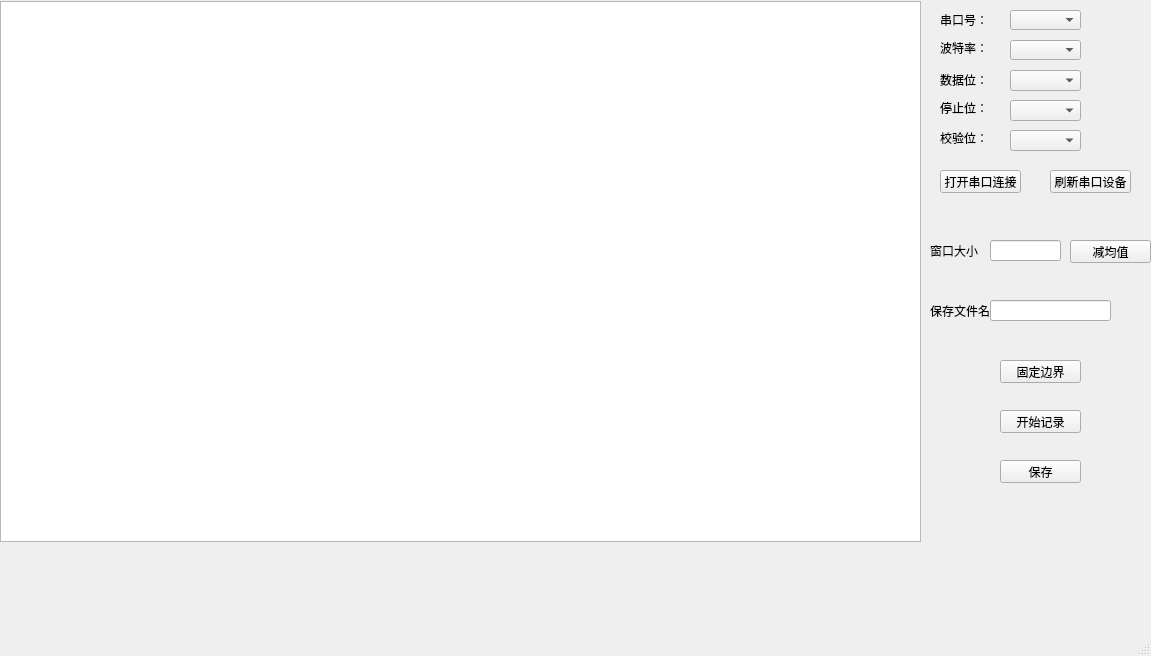
<?xml version="1.0" encoding="UTF-8"?>
<ui version="4.0">
 <class>MainWindow</class>
 <widget class="QMainWindow" name="MainWindow">
  <property name="geometry">
   <rect>
    <x>0</x>
    <y>0</y>
    <width>1151</width>
    <height>656</height>
   </rect>
  </property>
  <property name="cursor">
   <cursorShape>ArrowCursor</cursorShape>
  </property>
  <property name="windowTitle">
   <string>MainWindow</string>
  </property>
  <widget class="QWidget" name="centralwidget">
   <widget class="QLabel" name="label">
    <property name="geometry">
     <rect>
      <x>940</x>
      <y>10</y>
      <width>61</width>
      <height>20</height>
     </rect>
    </property>
    <property name="text">
     <string>串口号：</string>
    </property>
    <property name="buddy">
     <cstring>comboBox</cstring>
    </property>
   </widget>
   <widget class="QComboBox" name="comboBox">
    <property name="geometry">
     <rect>
      <x>1010</x>
      <y>10</y>
      <width>71</width>
      <height>20</height>
     </rect>
    </property>
   </widget>
   <widget class="QComboBox" name="comboBox_2">
    <property name="geometry">
     <rect>
      <x>1010</x>
      <y>40</y>
      <width>71</width>
      <height>20</height>
     </rect>
    </property>
   </widget>
   <widget class="QLabel" name="label_3">
    <property name="geometry">
     <rect>
      <x>940</x>
      <y>70</y>
      <width>51</width>
      <height>20</height>
     </rect>
    </property>
    <property name="text">
     <string>数据位：</string>
    </property>
    <property name="buddy">
     <cstring>comboBox_3</cstring>
    </property>
   </widget>
   <widget class="QComboBox" name="comboBox_3">
    <property name="geometry">
     <rect>
      <x>1010</x>
      <y>70</y>
      <width>71</width>
      <height>21</height>
     </rect>
    </property>
   </widget>
   <widget class="QLabel" name="label_4">
    <property name="geometry">
     <rect>
      <x>940</x>
      <y>100</y>
      <width>54</width>
      <height>16</height>
     </rect>
    </property>
    <property name="text">
     <string>停止位：</string>
    </property>
    <property name="buddy">
     <cstring>comboBox_4</cstring>
    </property>
   </widget>
   <widget class="QComboBox" name="comboBox_4">
    <property name="geometry">
     <rect>
      <x>1010</x>
      <y>100</y>
      <width>71</width>
      <height>21</height>
     </rect>
    </property>
   </widget>
   <widget class="QLabel" name="label_5">
    <property name="geometry">
     <rect>
      <x>940</x>
      <y>130</y>
      <width>54</width>
      <height>16</height>
     </rect>
    </property>
    <property name="text">
     <string>校验位：</string>
    </property>
    <property name="buddy">
     <cstring>comboBox_5</cstring>
    </property>
   </widget>
   <widget class="QComboBox" name="comboBox_5">
    <property name="geometry">
     <rect>
      <x>1010</x>
      <y>130</y>
      <width>71</width>
      <height>21</height>
     </rect>
    </property>
   </widget>
   <widget class="QLabel" name="label_2">
    <property name="geometry">
     <rect>
      <x>940</x>
      <y>40</y>
      <width>54</width>
      <height>16</height>
     </rect>
    </property>
    <property name="text">
     <string>波特率：</string>
    </property>
    <property name="buddy">
     <cstring>comboBox_2</cstring>
    </property>
   </widget>
   <widget class="QPushButton" name="pushButton">
    <property name="geometry">
     <rect>
      <x>940</x>
      <y>170</y>
      <width>81</width>
      <height>23</height>
     </rect>
    </property>
    <property name="text">
     <string>打开串口连接</string>
    </property>
   </widget>
   <widget class="QPushButton" name="pushButton_2">
    <property name="geometry">
     <rect>
      <x>1050</x>
      <y>170</y>
      <width>81</width>
      <height>23</height>
     </rect>
    </property>
    <property name="text">
     <string>刷新串口设备</string>
    </property>
   </widget>
   <widget class="QGraphicsView" name="graphicsView">
    <property name="geometry">
     <rect>
      <x>0</x>
      <y>1</y>
      <width>921</width>
      <height>541</height>
     </rect>
    </property>
   </widget>
   <widget class="QPushButton" name="pushButton_6">
    <property name="geometry">
     <rect>
      <x>1000</x>
      <y>410</y>
      <width>81</width>
      <height>23</height>
     </rect>
    </property>
    <property name="text">
     <string>开始记录</string>
    </property>
   </widget>
   <widget class="QPushButton" name="pushButton_7">
    <property name="geometry">
     <rect>
      <x>1000</x>
      <y>460</y>
      <width>81</width>
      <height>23</height>
     </rect>
    </property>
    <property name="text">
     <string>保存</string>
    </property>
   </widget>
   <widget class="QLineEdit" name="lineEdit_3">
    <property name="geometry">
     <rect>
      <x>990</x>
      <y>240</y>
      <width>71</width>
      <height>21</height>
     </rect>
    </property>
   </widget>
   <widget class="QLabel" name="label_14">
    <property name="geometry">
     <rect>
      <x>930</x>
      <y>240</y>
      <width>61</width>
      <height>21</height>
     </rect>
    </property>
    <property name="text">
     <string>窗口大小</string>
    </property>
   </widget>
   <widget class="QPushButton" name="pushButton_8">
    <property name="geometry">
     <rect>
      <x>1070</x>
      <y>240</y>
      <width>81</width>
      <height>23</height>
     </rect>
    </property>
    <property name="text">
     <string>减均值</string>
    </property>
   </widget>
   <widget class="QPushButton" name="pushButton_9">
    <property name="geometry">
     <rect>
      <x>1000</x>
      <y>360</y>
      <width>81</width>
      <height>23</height>
     </rect>
    </property>
    <property name="text">
     <string>固定边界</string>
    </property>
   </widget>
   <widget class="QLineEdit" name="lineEdit_4">
    <property name="geometry">
     <rect>
      <x>990</x>
      <y>300</y>
      <width>121</width>
      <height>21</height>
     </rect>
    </property>
   </widget>
   <widget class="QLabel" name="label_15">
    <property name="geometry">
     <rect>
      <x>930</x>
      <y>300</y>
      <width>61</width>
      <height>21</height>
     </rect>
    </property>
    <property name="text">
     <string>保存文件名</string>
    </property>
   </widget>
  </widget>
  <widget class="QMenuBar" name="menubar">
   <property name="geometry">
    <rect>
     <x>0</x>
     <y>0</y>
     <width>1151</width>
     <height>18</height>
    </rect>
   </property>
  </widget>
  <widget class="QStatusBar" name="statusbar"/>
 </widget>
 <resources/>
 <connections/>
</ui>
